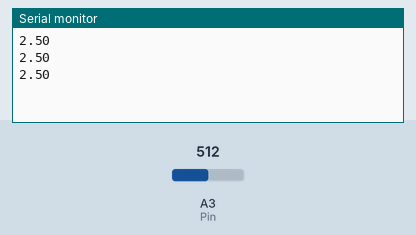
Bench run of a sketch on a simulated Arduino Uno, built with avr-gcc and run on an emulated ATmega328P. Parts: the last lines printed to the serial monitor. The inputs (shaded band) are chosen by the test bench; at power-on: A3 (Pin) = 512.

Above: at 1.3 s.
1.4 s: A3 (Pin) set to 716
At 1.9 s:
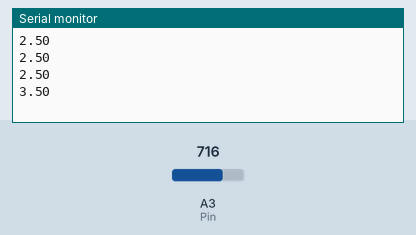
2.9 s: A3 (Pin) set to 900
At 3.4 s:
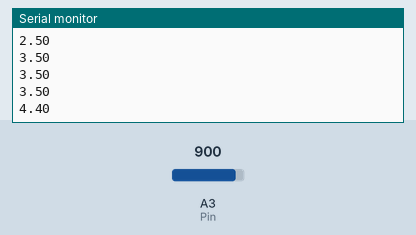
Timing chart, 0 to 5.9 s (numbered marks = the images above; inputs shaded):
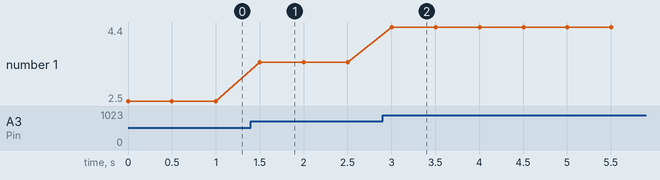

Measured:
- after the input at 1.4 s, the serial monitor: prints a new line after 0.10 s (image 1)
- after the input at 2.9 s, the serial monitor: prints a new line after 0.10 s (image 2)
- plotted number 1: 2.5 → 3.5 after the input at 1.4 s, 3.5 → 4.4 after the input at 2.9 s

The sketch:

ardiuino_6_analogread1.ino
```cpp
// C++ code
//
int Pin=A3;
int readval;
float v=0;

void setup()
{
  pinMode(Pin, INPUT);
  Serial.begin(9600);
}

void loop()
{
  readval = analogRead(Pin);
  v = (5./1023.)*readval;
  Serial.println(v);
  delay(500);
}
```
